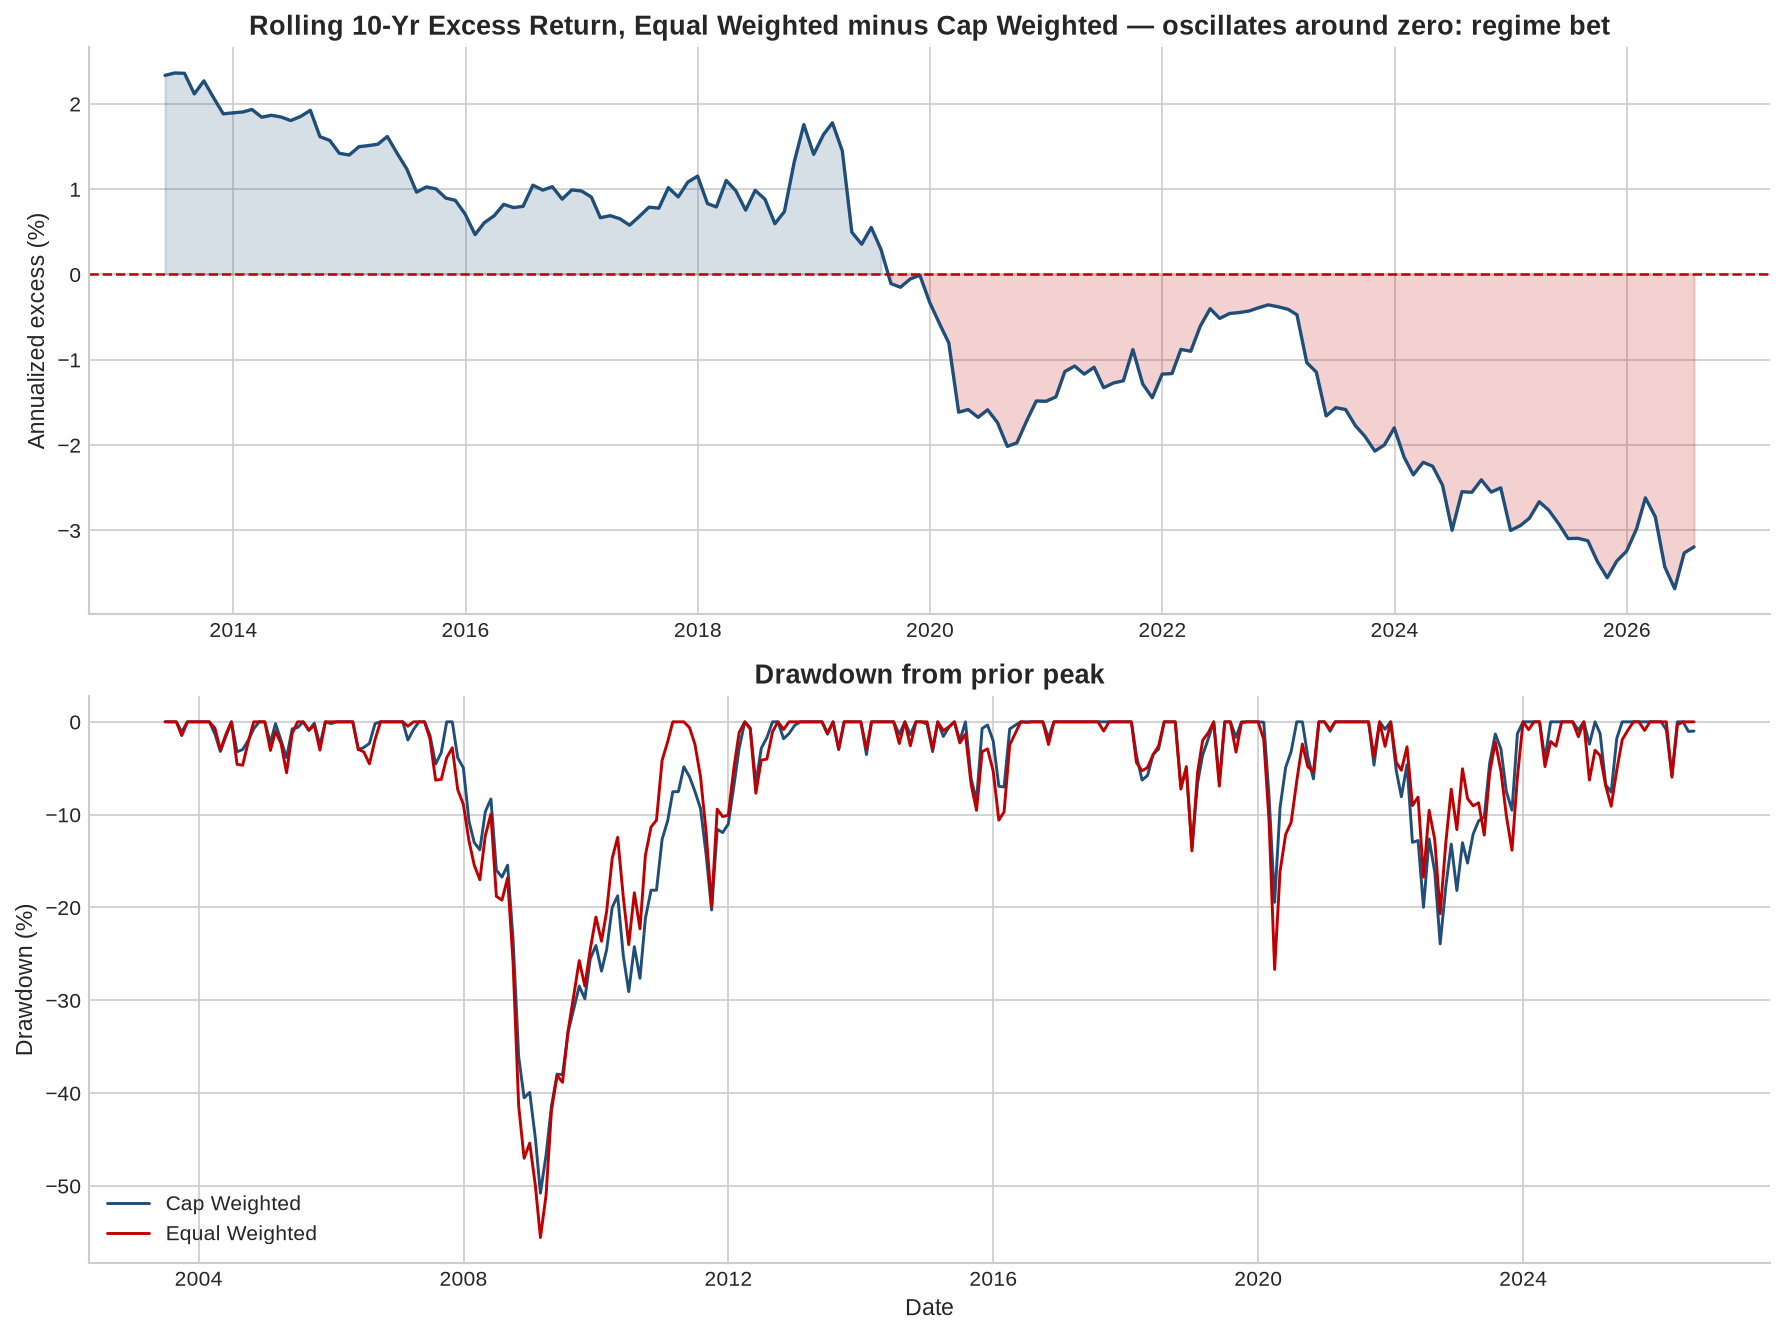

Python code for this plot:
"""
INDEX WEIGHTING ANALYSIS
Rolling excess return, drawdown, and volatility comparison for two index total-return series.

Built for: cap-weighted vs equal-weighted vs modified-cap comparison.
Works with ANY two total-return series, so reuse it for SMH vs SOXX, VOO vs VTI, etc.

-------------------------------------------------------------------------------
HOW TO GET THE DATA
-------------------------------------------------------------------------------
Option A (easiest, ~2 min):
  1. Go to testfol.io
  2. Enter tickers RSP and SPY (or ?L=1 style backtest symbols for longer history)
  3. Export the monthly return series to CSV
  4. Save as data.csv with columns: date, series_a, series_b

Option B (longer history, free):
  1. stooq.com -> search ^SPX and ^SPXEW -> download monthly CSV
  2. Note: these are PRICE return, not total return. Dividends missing.
     Fine for relative comparison, wrong for absolute CAGR.

Option C (cleanest, if you can get it):
  S&P DJI index level files, or your school's Bloomberg / CapIQ terminal.
  GCU almost certainly has CapIQ access through the business school.
  Ask. It is the same data the pros use and it is free to you as a student.

-------------------------------------------------------------------------------
SETUP
-------------------------------------------------------------------------------
  pip install pandas numpy matplotlib
  python index_weighting_analysis.py
-------------------------------------------------------------------------------
"""

import numpy as np
import pandas as pd
import matplotlib.pyplot as plt

# =============================================================================
# CONFIG
# =============================================================================
CSV_PATH = "data.csv"        # columns: date, series_a, series_b
NAME_A = "Cap Weighted"      # label for series_a
NAME_B = "Equal Weighted"    # label for series_b
INPUT_TYPE = "level"         # "level" for index values/prices, "return" for periodic returns
PERIODS_PER_YEAR = 12        # 12 for monthly data, 252 for daily
ROLL_YEARS = 10              # rolling window length


# =============================================================================
# CORE METRICS
# =============================================================================

def to_returns(df, input_type):
    """Convert index levels to simple periodic returns."""
    if input_type == "level":
        return df.pct_change().dropna()
    return df.dropna()


def cagr(returns):
    """Compound annual growth rate from a return series."""
    n_periods = len(returns)
    total_growth = (1 + returns).prod()
    return total_growth ** (PERIODS_PER_YEAR / n_periods) - 1


def annualized_stdev(returns):
    """
    Annualized standard deviation of returns.

    Sample stdev:  s = sqrt( sum((r_i - r_bar)^2) / (n - 1) )
    Annualized:    s_ann = s * sqrt(periods_per_year)

    The sqrt(t) scaling assumes returns are independent across periods.
    That assumption is imperfect (returns cluster in volatility) but it is
    the market standard.
    """
    return returns.std(ddof=1) * np.sqrt(PERIODS_PER_YEAR)


def max_drawdown(returns):
    """
    Largest peak-to-trough decline.

    DD_t = (V_t / max(V_0..V_t)) - 1
    MaxDD = min(DD_t)

    Returns (max_drawdown, peak_date, trough_date, months_to_recover).
    """
    wealth = (1 + returns).cumprod()
    running_peak = wealth.cummax()
    drawdown = wealth / running_peak - 1

    trough = drawdown.idxmin()
    max_dd = drawdown.min()
    peak = wealth.loc[:trough].idxmax()

    # recovery: first date after trough where wealth regains the prior peak
    peak_value = wealth.loc[peak]
    after = wealth.loc[trough:]
    recovered = after[after >= peak_value]
    recovery_periods = len(after.loc[:recovered.index[0]]) if len(recovered) else None

    return max_dd, peak, trough, recovery_periods


def rolling_annualized(returns, years):
    """Rolling annualized return over a trailing window."""
    window = int(years * PERIODS_PER_YEAR)
    log_r = np.log1p(returns)
    rolled = log_r.rolling(window).sum()
    return np.expm1(rolled * (PERIODS_PER_YEAR / window)).dropna()


def sharpe(returns, rf_annual=0.0):
    """
    Sharpe ratio = (annualized return - risk free) / annualized stdev.

    NOTE: this is the metric you were reaching for with "standard deviation
    over returns." Sharpe is return-per-unit-risk, so higher is better.
    The inverse (stdev / return) is the coefficient of variation, where
    lower is better. Both say the same thing upside down.
    """
    return (cagr(returns) - rf_annual) / annualized_stdev(returns)


# =============================================================================
# RUN
# =============================================================================

def main():
    raw = pd.read_csv(CSV_PATH, parse_dates=["date"], index_col="date").sort_index()
    raw.columns = [NAME_A, NAME_B]

    rets = to_returns(raw, INPUT_TYPE)
    a, b = rets[NAME_A], rets[NAME_B]

    # ---- summary table ----
    rows = []
    for name, r in [(NAME_A, a), (NAME_B, b)]:
        dd, peak, trough, rec = max_drawdown(r)
        rows.append({
            "Index": name,
            "CAGR": f"{cagr(r):.2%}",
            "Ann. StDev": f"{annualized_stdev(r):.2%}",
            "Sharpe (rf=0)": f"{sharpe(r):.2f}",
            "Max Drawdown": f"{dd:.2%}",
            "Peak": peak.date(),
            "Trough": trough.date(),
            "Periods to Recover": rec if rec else "not recovered",
        })

    summary = pd.DataFrame(rows).set_index("Index")
    print("\n" + "=" * 78)
    print("SUMMARY STATISTICS")
    print("=" * 78)
    print(summary.to_string())

    # ---- rolling excess ----
    roll_a = rolling_annualized(a, ROLL_YEARS)
    roll_b = rolling_annualized(b, ROLL_YEARS)
    excess = (roll_b - roll_a).dropna()

    pct_positive = (excess > 0).mean()
    print("\n" + "=" * 78)
    print(f"ROLLING {ROLL_YEARS}-YEAR EXCESS RETURN: {NAME_B} minus {NAME_A}")
    print("=" * 78)
    print(f"Windows observed:        {len(excess)}")
    print(f"% of windows B wins:     {pct_positive:.1%}")
    print(f"Mean excess:             {excess.mean():.2%}")
    print(f"Median excess:           {excess.median():.2%}")
    print(f"Best window:             {excess.max():.2%}  ({excess.idxmax().date()})")
    print(f"Worst window:            {excess.min():.2%}  ({excess.idxmin().date()})")
    print(f"StDev of excess:         {excess.std():.2%}")
    print("\nINTERPRETATION KEY")
    print("  ~50% win rate + wide swings  -> regime bet, no structural edge")
    print("  >70% win rate + narrow band  -> possible structural edge, test net of costs")

    # ---- chart ----
    plt.style.use("seaborn-v0_8-whitegrid")
    fig, axes = plt.subplots(2, 1, figsize=(12, 9), sharex=False)

    ax = axes[0]
    ax.plot(excess.index, excess * 100, color="#1f4e79", linewidth=1.6)
    ax.axhline(0, color="#c00000", linewidth=1.2, linestyle="--")
    ax.fill_between(excess.index, excess * 100, 0,
                    where=(excess > 0), color="#1f4e79", alpha=0.18)
    ax.fill_between(excess.index, excess * 100, 0,
                    where=(excess <= 0), color="#c00000", alpha=0.18)
    verdict = "oscillates around zero: regime bet" if 0.35 < pct_positive < 0.65 else "persistent: investigate"
    ax.set_title(f"Rolling {ROLL_YEARS}-Yr Excess Return, {NAME_B} minus {NAME_A} — {verdict}",
                 fontsize=13, fontweight="bold")
    ax.set_ylabel("Annualized excess (%)", fontsize=11)
    ax.spines["top"].set_visible(False)
    ax.spines["right"].set_visible(False)

    ax = axes[1]
    for name, r, color in [(NAME_A, a, "#1f4e79"), (NAME_B, b, "#c00000")]:
        wealth = (1 + r).cumprod()
        dd = (wealth / wealth.cummax() - 1) * 100
        ax.plot(dd.index, dd, label=name, color=color, linewidth=1.4)
    ax.set_title("Drawdown from prior peak", fontsize=13, fontweight="bold")
    ax.set_ylabel("Drawdown (%)", fontsize=11)
    ax.set_xlabel("Date", fontsize=11)
    ax.legend(frameon=False)
    ax.spines["top"].set_visible(False)
    ax.spines["right"].set_visible(False)

    plt.tight_layout()
    plt.savefig("index_weighting_analysis.png", dpi=150, bbox_inches="tight")
    print("\nChart saved: index_weighting_analysis.png")


if __name__ == "__main__":
    main()
